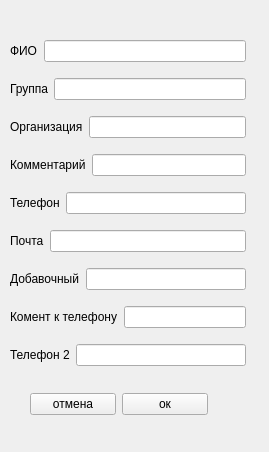
<?xml version="1.0" encoding="UTF-8"?>
<ui version="4.0">
 <class>newContact</class>
 <widget class="QWidget" name="newContact">
  <property name="geometry">
   <rect>
    <x>0</x>
    <y>0</y>
    <width>269</width>
    <height>452</height>
   </rect>
  </property>
  <property name="windowTitle">
   <string>Form</string>
  </property>
  <widget class="QWidget" name="">
   <property name="geometry">
    <rect>
     <x>10</x>
     <y>30</y>
     <width>236</width>
     <height>346</height>
    </rect>
   </property>
   <layout class="QGridLayout" name="gridLayout">
    <item row="2" column="0">
     <layout class="QHBoxLayout" name="horizontalLayout_3">
      <item>
       <widget class="QLabel" name="label_3">
        <property name="text">
         <string>Организация</string>
        </property>
       </widget>
      </item>
      <item>
       <widget class="QLineEdit" name="orgLineEdit"/>
      </item>
     </layout>
    </item>
    <item row="1" column="0">
     <layout class="QHBoxLayout" name="horizontalLayout_2">
      <item>
       <widget class="QLabel" name="label_2">
        <property name="text">
         <string>Группа</string>
        </property>
       </widget>
      </item>
      <item>
       <widget class="QLineEdit" name="groupLineEdit"/>
      </item>
     </layout>
    </item>
    <item row="0" column="0">
     <layout class="QHBoxLayout" name="horizontalLayout">
      <item>
       <widget class="QLabel" name="label">
        <property name="text">
         <string>ФИО</string>
        </property>
       </widget>
      </item>
      <item>
       <widget class="QLineEdit" name="fioLineEdit"/>
      </item>
     </layout>
    </item>
    <item row="7" column="0">
     <layout class="QHBoxLayout" name="horizontalLayout_8">
      <item>
       <widget class="QLabel" name="label_8">
        <property name="text">
         <string>Комент к телефону</string>
        </property>
       </widget>
      </item>
      <item>
       <widget class="QLineEdit" name="telCommLineEdit"/>
      </item>
     </layout>
    </item>
    <item row="6" column="0">
     <layout class="QHBoxLayout" name="horizontalLayout_7">
      <item>
       <widget class="QLabel" name="label_7">
        <property name="text">
         <string>Добавочный</string>
        </property>
       </widget>
      </item>
      <item>
       <widget class="QLineEdit" name="addLineEdit"/>
      </item>
     </layout>
    </item>
    <item row="5" column="0">
     <layout class="QHBoxLayout" name="horizontalLayout_6">
      <item>
       <widget class="QLabel" name="label_6">
        <property name="text">
         <string>Почта</string>
        </property>
       </widget>
      </item>
      <item>
       <widget class="QLineEdit" name="mailLineEdit"/>
      </item>
     </layout>
    </item>
    <item row="4" column="0">
     <layout class="QHBoxLayout" name="horizontalLayout_5">
      <item>
       <widget class="QLabel" name="label_5">
        <property name="text">
         <string>Телефон</string>
        </property>
       </widget>
      </item>
      <item>
       <widget class="QLineEdit" name="phoneLineEdit"/>
      </item>
     </layout>
    </item>
    <item row="3" column="0">
     <layout class="QHBoxLayout" name="horizontalLayout_4">
      <item>
       <widget class="QLabel" name="label_4">
        <property name="text">
         <string>Комментарий</string>
        </property>
       </widget>
      </item>
      <item>
       <widget class="QLineEdit" name="commentLineEdit"/>
      </item>
     </layout>
    </item>
    <item row="8" column="0">
     <layout class="QHBoxLayout" name="horizontalLayout_9">
      <item>
       <widget class="QLabel" name="label_9">
        <property name="text">
         <string>Телефон 2</string>
        </property>
       </widget>
      </item>
      <item>
       <widget class="QLineEdit" name="phone2LineEdit"/>
      </item>
     </layout>
    </item>
   </layout>
  </widget>
  <widget class="QWidget" name="">
   <property name="geometry">
    <rect>
     <x>30</x>
     <y>390</y>
     <width>178</width>
     <height>29</height>
    </rect>
   </property>
   <layout class="QHBoxLayout" name="horizontalLayout_11">
    <item>
     <widget class="QPushButton" name="cancelPushButton">
      <property name="text">
       <string>отмена</string>
      </property>
     </widget>
    </item>
    <item>
     <widget class="QPushButton" name="okPushButton">
      <property name="text">
       <string>ок</string>
      </property>
     </widget>
    </item>
   </layout>
  </widget>
 </widget>
 <resources/>
 <connections/>
</ui>
